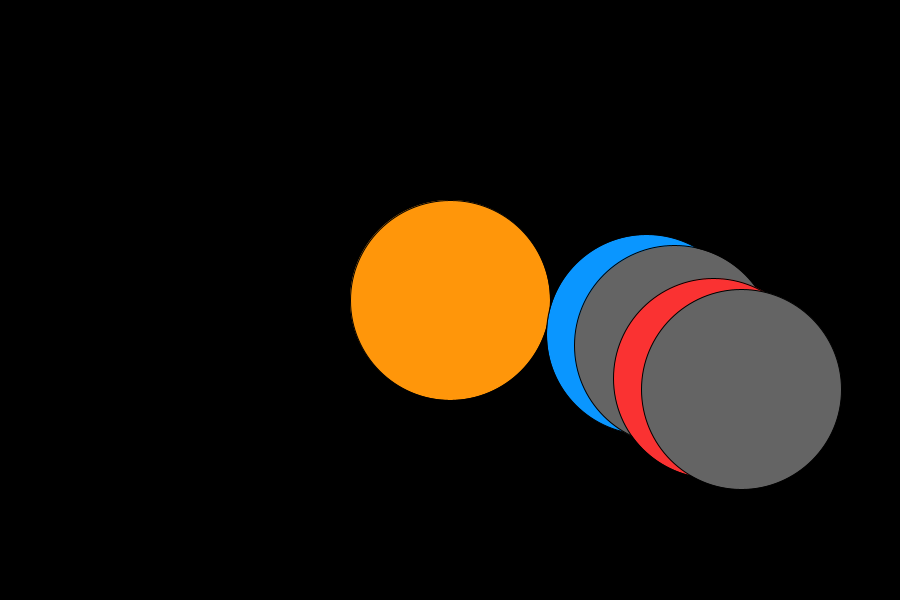
Frame 1 (no input)
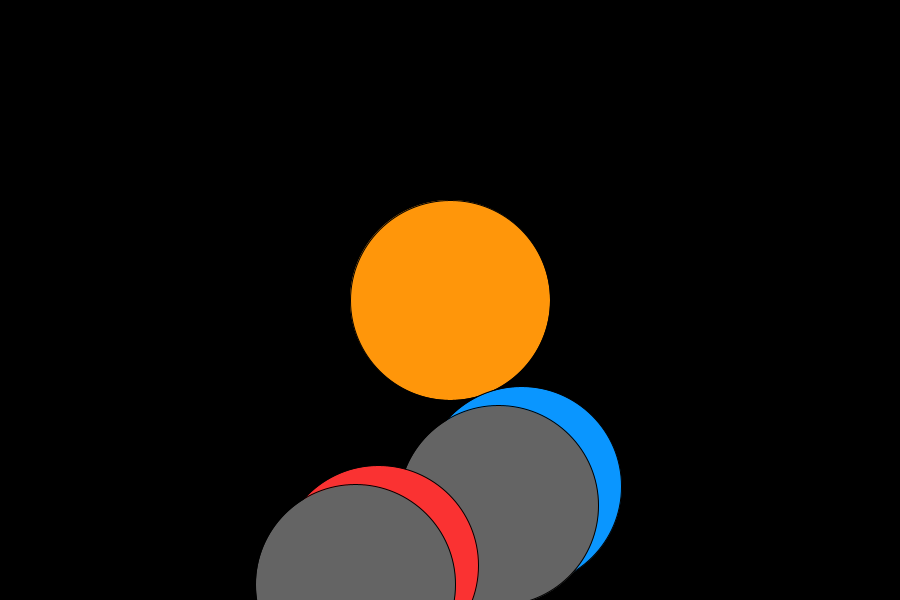
Frame 60 (the mouse pressed at the canvas centre just before this capture)
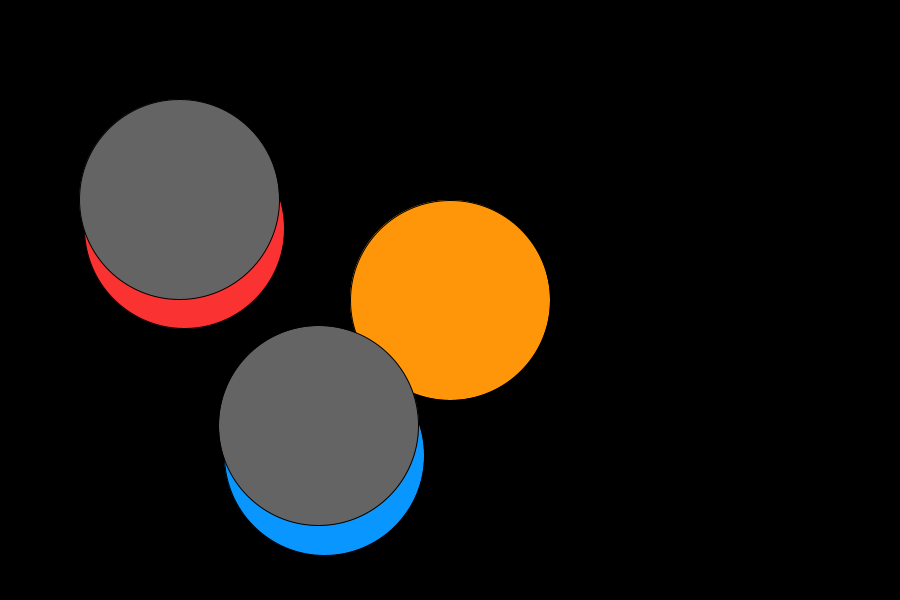
Frame 120 (the mouse held since frame 60 and released just before this capture)

The Processing sketch that drew these frames (run headless with seeded random() and noise(); from frame 60 on, the mouse is pressed at the canvas centre):

// Processing sketch: triglab
// ── triglab.pde
int theta =10;
float earthX;
float moonX;
float earthY;
float moonY;
float marsX;
float marsY;
float moonA;
float moonB;


void setup() {
  background(0);
  size(900, 600);
}


void draw() {
  fill(255, 150, 10);
  background(0);
  circle(450, 300, 200);
  earthX = 450 +200*cos(radians(theta));
  earthY = 300 + 200*sin(radians(theta));
  fill(10, 150, 255);
  circle(earthX, earthY, 20);
  theta++;
  moonX = earthX + 30*cos(radians(theta*2));
  moonY = earthY + 30*sin(radians(theta*2));
  fill(100);
  circle(moonX, moonY, 10);
  marsX = 450 +275*cos(radians(theta*1.5));
  marsY = 300 +275*sin(radians(theta*1.5));
  fill(250, 50, 50);  
  circle(marsX, marsY, 30);
  moonA = marsX +30*cos(radians(theta*2));
  moonB = marsY +30*sin(radians(theta*2));
  fill(100);  
  circle(moonA, moonB, 10);
}
// ── circle.pde
void circle(float x, float y, float diameter) {
  ellipse(x, y, 200, 200);
}
